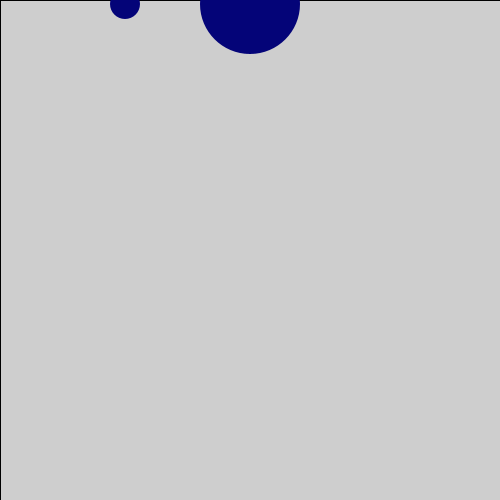
Frame 1 (no input)
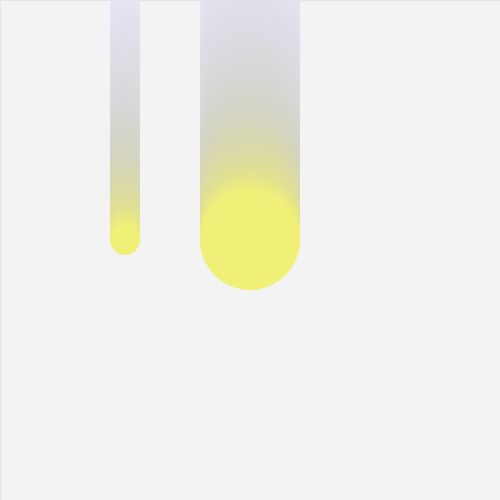
Frame 60 (the mouse pressed at the canvas centre just before this capture)
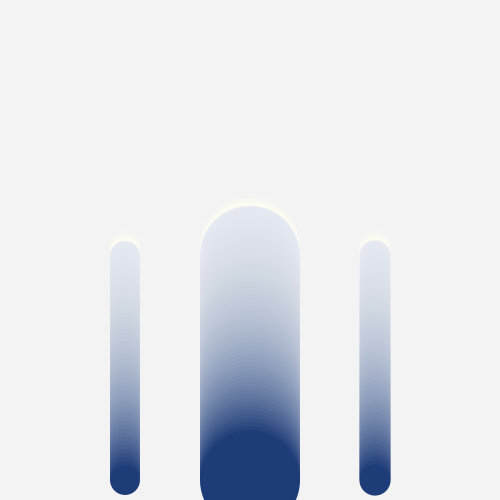
Frame 120 (the mouse held since frame 60 and released just before this capture)

The Processing sketch that drew these frames (run headless with seeded random() and noise(); from frame 60 on, the mouse is pressed at the canvas centre):

// Processing sketch: coolballcolor
// ── coolballcolor.pde
float yPos;
float vel;
float size;

void setup(){
  size(500, 500);
  vel = 4;
}

void draw(){
  fill(255, 10);
  rect(0, 0, width, height);
  //background(225);
  moveCircle();
  drawCircle(width/4, 30);
  drawCircle(width/2, 100);
  
  size = calculateSize();
  drawCircle(width/4*3, size/8);
}

void moveCircle(){
  yPos = yPos + vel;
  if (yPos < 0 || yPos > height){
    vel = -vel;
  }
  
} 

void drawCircle(float position, float size){
  int red = (int)yPos; 
  int green = (int)yPos;
  if (red > 255){
    red = 30;
  }
  if (green >255){
    green = 60;
  }
  fill(red , green, 120);
  noStroke();
  ellipse(position, yPos, size, size);
  
}

float calculateSize(){
  return mouseX;
}
